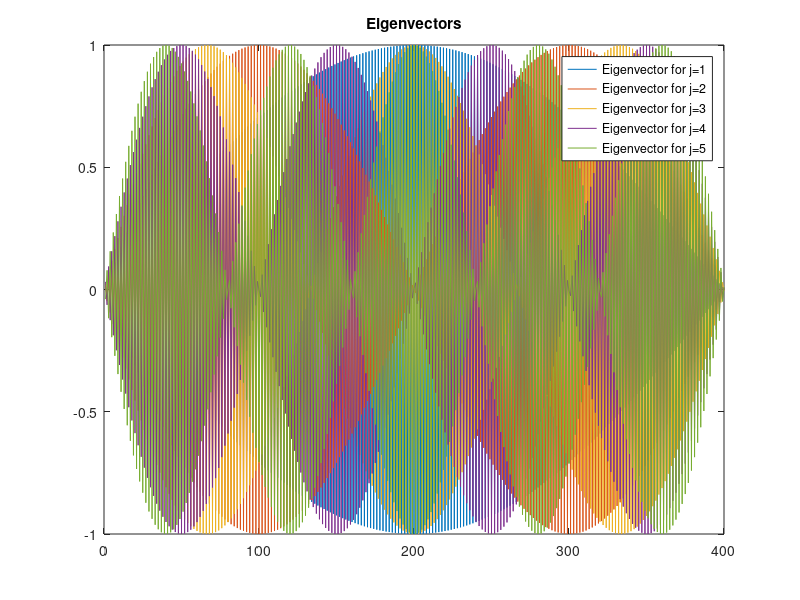

This chart was generated by the following MATLAB code:
clc
clf

steps = [5, 50, 100, 200, 300, 400];

x0 = 0;
x1 = 1;

n_lambdas = min(steps);
lambdas = zeros(length(steps), n_lambdas);
step_sizes = (x1 - x0) ./ steps;

for i=1:length(steps)
    m = steps(i);
    fprintf('Calculating eigenvalues for %d points...\n', m)
    
    h = (x1 - x0) / (m);

    % Create internal matrix A 
    %
    e = ones(m, 1);
    A = spdiags([e -2*e e], -1:1, m, m);

    alpha = 0;

    % Set boundary conditions
    %
    
    % Left Dirichlet condition
    %
    A(1, 1) = A(1, 1) + alpha * h^2;
    
    % Right Robin condition
    %
    A(m, m) = 4/(3 + 2*h) - 2;
    A(m, m-1) = 1 - 1/(3 + 2*h);

    % RHS
    B = spdiags(e, 0, m, m);
    %B(m, m) = 0;

    [eigvec, eigval] = eig(full(A), full(B));
    alpha = flip(diag(eigval));
    
    lambda = alpha;
    lambdas(i, :) = lambda(1:n_lambdas);
    
    if i == length(steps)
        for j = 1:n_lambdas
            plot(eigvec(:, j), 'DisplayName', sprintf('Eigenvector for j=%d', j));
            title('Eigenvectors')
            hold on;
        end

        hold off;
        legend;
        shg;
    end
end



disp(' ')
disp('       n     lambda_1  lambda_2  lambda_3  lambda_4  lambda_5')
disp([steps' lambdas])
input('Press [Enter] to continue...');
